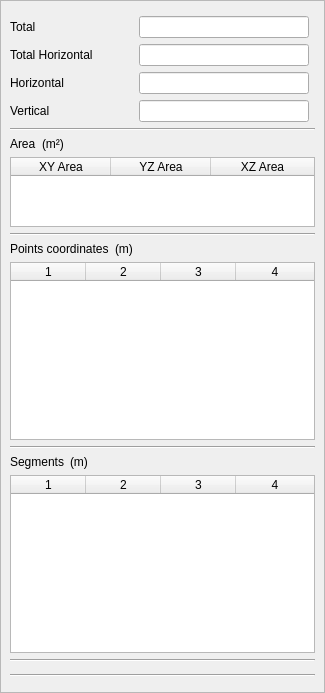
<?xml version="1.0" encoding="UTF-8"?>
<ui version="4.0">
 <class>property_PolylineMeasure</class>
 <widget class="QWidget" name="property_PolylineMeasure">
  <property name="geometry">
   <rect>
    <x>0</x>
    <y>0</y>
    <width>325</width>
    <height>693</height>
   </rect>
  </property>
  <property name="maximumSize">
   <size>
    <width>600</width>
    <height>16777215</height>
   </size>
  </property>
  <property name="windowTitle">
   <string>Polyline measurement properties</string>
  </property>
  <layout class="QGridLayout" name="gridLayout_2">
   <property name="leftMargin">
    <number>0</number>
   </property>
   <property name="topMargin">
    <number>0</number>
   </property>
   <property name="rightMargin">
    <number>0</number>
   </property>
   <property name="bottomMargin">
    <number>0</number>
   </property>
   <item row="0" column="0">
    <widget class="QScrollArea" name="scrollArea">
     <property name="sizeAdjustPolicy">
      <enum>QAbstractScrollArea::AdjustIgnored</enum>
     </property>
     <property name="widgetResizable">
      <bool>true</bool>
     </property>
     <widget class="QWidget" name="scrollAreaWidgetContents">
      <property name="geometry">
       <rect>
        <x>0</x>
        <y>0</y>
        <width>323</width>
        <height>691</height>
       </rect>
      </property>
      <layout class="QGridLayout" name="gridLayout">
       <item row="4" column="1">
        <widget class="QDoubleEdit" name="VerticalInfield">
         <property name="enabled">
          <bool>true</bool>
         </property>
         <property name="frame">
          <bool>true</bool>
         </property>
         <property name="readOnly">
          <bool>true</bool>
         </property>
        </widget>
       </item>
       <item row="5" column="0" colspan="3">
        <widget class="Line" name="line_4">
         <property name="orientation">
          <enum>Qt::Horizontal</enum>
         </property>
        </widget>
       </item>
       <item row="3" column="1">
        <widget class="QDoubleEdit" name="HorizontalInfield">
         <property name="enabled">
          <bool>true</bool>
         </property>
         <property name="frame">
          <bool>true</bool>
         </property>
         <property name="readOnly">
          <bool>true</bool>
         </property>
        </widget>
       </item>
       <item row="1" column="1">
        <widget class="QDoubleEdit" name="TotalInfield">
         <property name="enabled">
          <bool>true</bool>
         </property>
         <property name="frame">
          <bool>true</bool>
         </property>
         <property name="readOnly">
          <bool>true</bool>
         </property>
        </widget>
       </item>
       <item row="10" column="0" colspan="3">
        <widget class="Line" name="line">
         <property name="orientation">
          <enum>Qt::Horizontal</enum>
         </property>
        </widget>
       </item>
       <item row="20" column="0" colspan="3">
        <widget class="GenericPropertiesFeet" name="genericPropsFeetWidget" native="true"/>
       </item>
       <item row="15" column="0">
        <layout class="QHBoxLayout" name="horizontalLayout_2">
         <item>
          <widget class="QLabel" name="segmentsLabel">
           <property name="sizePolicy">
            <sizepolicy hsizetype="Maximum" vsizetype="Preferred">
             <horstretch>0</horstretch>
             <verstretch>0</verstretch>
            </sizepolicy>
           </property>
           <property name="text">
            <string>Segments</string>
           </property>
          </widget>
         </item>
         <item>
          <widget class="QLabel" name="SegmentsUnitWithBracketLabel">
           <property name="text">
            <string>(m)</string>
           </property>
          </widget>
         </item>
        </layout>
       </item>
       <item row="12" column="0" colspan="3">
        <widget class="QTableWidget" name="PointsCoordinatesTableWidget">
         <property name="sizePolicy">
          <sizepolicy hsizetype="Preferred" vsizetype="Maximum">
           <horstretch>0</horstretch>
           <verstretch>0</verstretch>
          </sizepolicy>
         </property>
         <property name="columnCount">
          <number>4</number>
         </property>
         <attribute name="horizontalHeaderCascadingSectionResizes">
          <bool>false</bool>
         </attribute>
         <attribute name="horizontalHeaderDefaultSectionSize">
          <number>75</number>
         </attribute>
         <attribute name="horizontalHeaderStretchLastSection">
          <bool>true</bool>
         </attribute>
         <attribute name="verticalHeaderVisible">
          <bool>false</bool>
         </attribute>
         <column/>
         <column/>
         <column/>
         <column/>
        </widget>
       </item>
       <item row="7" column="0">
        <layout class="QHBoxLayout" name="horizontalLayout_3">
         <item>
          <widget class="QLabel" name="label">
           <property name="sizePolicy">
            <sizepolicy hsizetype="Maximum" vsizetype="Preferred">
             <horstretch>0</horstretch>
             <verstretch>0</verstretch>
            </sizepolicy>
           </property>
           <property name="text">
            <string>Area</string>
           </property>
          </widget>
         </item>
         <item>
          <widget class="QLabel" name="AreaLabelSquaredBracket">
           <property name="text">
            <string>(m²)</string>
           </property>
          </widget>
         </item>
        </layout>
       </item>
       <item row="0" column="0" colspan="3">
        <widget class="GenericPropertiesHead" name="genericPropsHeadWidget" native="true"/>
       </item>
       <item row="2" column="0">
        <widget class="QLabel" name="label_2">
         <property name="text">
          <string>Total Horizontal</string>
         </property>
        </widget>
       </item>
       <item row="11" column="0">
        <layout class="QHBoxLayout" name="horizontalLayout">
         <item>
          <widget class="QLabel" name="coordinatesLabel">
           <property name="sizePolicy">
            <sizepolicy hsizetype="Maximum" vsizetype="Preferred">
             <horstretch>0</horstretch>
             <verstretch>0</verstretch>
            </sizepolicy>
           </property>
           <property name="text">
            <string>Points coordinates</string>
           </property>
          </widget>
         </item>
         <item>
          <widget class="QLabel" name="CoordinatesUnitWithBracketLabel">
           <property name="text">
            <string>(m)</string>
           </property>
          </widget>
         </item>
        </layout>
       </item>
       <item row="1" column="0">
        <widget class="QLabel" name="totalLabel">
         <property name="text">
          <string>Total</string>
         </property>
        </widget>
       </item>
       <item row="17" column="0" colspan="3">
        <widget class="Line" name="line_2">
         <property name="orientation">
          <enum>Qt::Horizontal</enum>
         </property>
        </widget>
       </item>
       <item row="4" column="0">
        <widget class="QLabel" name="verticalLabel">
         <property name="text">
          <string>Vertical</string>
         </property>
        </widget>
       </item>
       <item row="2" column="1">
        <widget class="QDoubleEdit" name="TotalHorizontalInfield">
         <property name="enabled">
          <bool>true</bool>
         </property>
         <property name="readOnly">
          <bool>true</bool>
         </property>
        </widget>
       </item>
       <item row="21" column="0">
        <spacer name="verticalSpacer_2">
         <property name="orientation">
          <enum>Qt::Vertical</enum>
         </property>
         <property name="sizeHint" stdset="0">
          <size>
           <width>0</width>
           <height>0</height>
          </size>
         </property>
        </spacer>
       </item>
       <item row="3" column="0">
        <widget class="QLabel" name="horizontalLabel">
         <property name="text">
          <string>Horizontal</string>
         </property>
        </widget>
       </item>
       <item row="16" column="0" colspan="3">
        <widget class="QTableWidget" name="SegmentsTableWidget">
         <property name="sizePolicy">
          <sizepolicy hsizetype="Preferred" vsizetype="Maximum">
           <horstretch>0</horstretch>
           <verstretch>0</verstretch>
          </sizepolicy>
         </property>
         <property name="columnCount">
          <number>4</number>
         </property>
         <attribute name="horizontalHeaderCascadingSectionResizes">
          <bool>false</bool>
         </attribute>
         <attribute name="horizontalHeaderDefaultSectionSize">
          <number>75</number>
         </attribute>
         <attribute name="horizontalHeaderStretchLastSection">
          <bool>true</bool>
         </attribute>
         <attribute name="verticalHeaderVisible">
          <bool>false</bool>
         </attribute>
         <column/>
         <column/>
         <column/>
         <column/>
        </widget>
       </item>
       <item row="13" column="0" colspan="3">
        <widget class="Line" name="line_3">
         <property name="orientation">
          <enum>Qt::Horizontal</enum>
         </property>
        </widget>
       </item>
       <item row="19" column="0" colspan="3">
        <widget class="Line" name="line_5">
         <property name="orientation">
          <enum>Qt::Horizontal</enum>
         </property>
        </widget>
       </item>
       <item row="9" column="0" colspan="3">
        <widget class="QTableWidget" name="areaTableWidget">
         <property name="sizePolicy">
          <sizepolicy hsizetype="Preferred" vsizetype="Maximum">
           <horstretch>0</horstretch>
           <verstretch>0</verstretch>
          </sizepolicy>
         </property>
         <property name="verticalScrollBarPolicy">
          <enum>Qt::ScrollBarAsNeeded</enum>
         </property>
         <property name="horizontalScrollBarPolicy">
          <enum>Qt::ScrollBarAlwaysOff</enum>
         </property>
         <property name="sizeAdjustPolicy">
          <enum>QAbstractScrollArea::AdjustToContents</enum>
         </property>
         <property name="autoScroll">
          <bool>false</bool>
         </property>
         <attribute name="horizontalHeaderStretchLastSection">
          <bool>true</bool>
         </attribute>
         <attribute name="verticalHeaderVisible">
          <bool>false</bool>
         </attribute>
         <column>
          <property name="text">
           <string>XY Area</string>
          </property>
         </column>
         <column>
          <property name="text">
           <string>YZ Area</string>
          </property>
         </column>
         <column>
          <property name="text">
           <string>XZ Area</string>
          </property>
         </column>
        </widget>
       </item>
       <item row="18" column="0" colspan="2">
        <widget class="SubPropertyClipping" name="subPropertyClipping" native="true"/>
       </item>
      </layout>
     </widget>
    </widget>
   </item>
  </layout>
 </widget>
 <customwidgets>
  <customwidget>
   <class>GenericPropertiesHead</class>
   <extends>QWidget</extends>
   <header location="global">GenericPropertiesHead.h</header>
   <container>1</container>
  </customwidget>
  <customwidget>
   <class>GenericPropertiesFeet</class>
   <extends>QWidget</extends>
   <header>GenericPropertiesFeet.h</header>
   <container>1</container>
  </customwidget>
  <customwidget>
   <class>QDoubleEdit</class>
   <extends>QLineEdit</extends>
   <header>qdoubleedit.h</header>
  </customwidget>
  <customwidget>
   <class>SubPropertyClipping</class>
   <extends>QWidget</extends>
   <header>SubPropertyClipping.h</header>
   <container>1</container>
  </customwidget>
 </customwidgets>
 <tabstops>
  <tabstop>scrollArea</tabstop>
  <tabstop>TotalInfield</tabstop>
  <tabstop>TotalHorizontalInfield</tabstop>
  <tabstop>HorizontalInfield</tabstop>
  <tabstop>VerticalInfield</tabstop>
  <tabstop>areaTableWidget</tabstop>
  <tabstop>PointsCoordinatesTableWidget</tabstop>
  <tabstop>SegmentsTableWidget</tabstop>
 </tabstops>
 <resources/>
 <connections/>
</ui>
